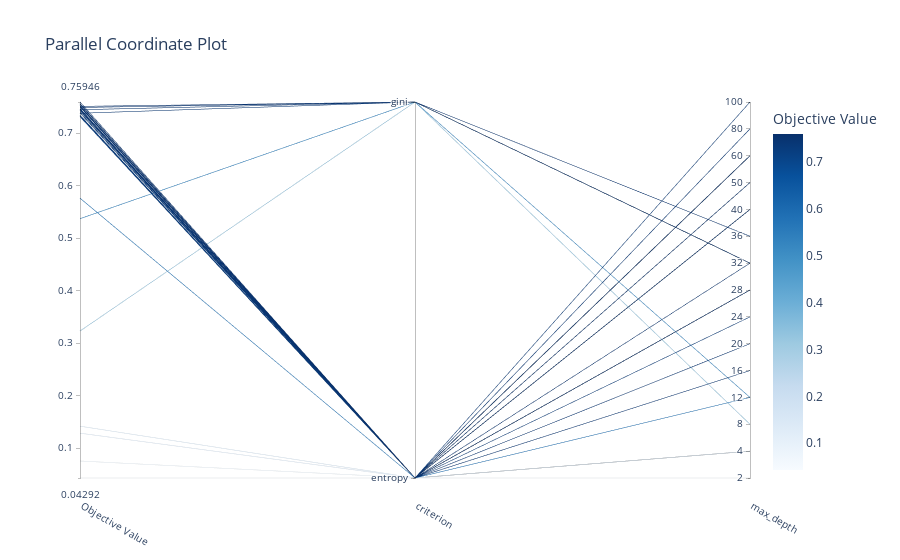

This figure's notebook cell:
### Code cell
# plots the interactive visualization of the high-dimensional parameter relationship
optuna.visualization.plot_parallel_coordinate(study)

### Figure 1 — Plotly figure (JSON) as saved in the notebook; plotly's stock layout.template omitted (floating-point values rounded to 4 significant figures)
{"data": [{"dimensions": [{"label": "Objective Value", "range": [0.04292, 0.7595], "values": [0.04292, 0.07534, 0.1416, 0.1283, 0.323, 0.5763, 0.5371, 0.7455, 0.7472, 0.7344, 0.7564, 0.7502, 0.7431, 0.7331, 0.7559, 0.738, 0.7491, 0.7447, 0.7511, 0.752, 0.7314, 0.7527, 0.7405, 0.7554, 0.7595, 0.7437, 0.7458, 0.7513, 0.7436, 0.7384]}, {"label": "criterion", "range": [0, 1], "ticktext": ["entropy", "gini"], "tickvals": [0, 1], "values": [0, 0, 0, 0, 1, 0, 1, 0, 0, 0, 0, 0, 0, 0, 0, 1, 1, 1, 1, 0, 0, 0, 0, 0, 0, 0, 0, 0, 0, 0]}, {"label": "max_depth", "range": [0, 14], "ticktext": ["2", "4", "8", "12", "16", "20", "24", "28", "32", "36", "40", "50", "60", "80", "100"], "tickvals": [0, 1, 2, 3, 4, 5, 6, 7, 8, 9, 10, 11, 12, 13, 14], "values": [0, 1, 1, 1, 2, 3, 3, 4, 5, 6, 7, 7, 7, 7, 8, 8, 8, 8, 9, 10, 10, 10, 11, 11, 12, 12, 12, 12, 13, 14]}], "labelangle": 30, "labelside": "bottom", "line": {"color": [0.04292, 0.07534, 0.1416, 0.1283, 0.323, 0.5763, 0.5371, 0.7455, 0.7472, 0.7344, 0.7564, 0.7502, 0.7431, 0.7331, 0.7559, 0.738, 0.7491, 0.7447, 0.7511, 0.752, 0.7314, 0.7527, 0.7405, 0.7554, 0.7595, 0.7437, 0.7458, 0.7513, 0.7436, 0.7384], "colorbar": {"title": {"text": "Objective Value"}}, "colorscale": [[0, "rgb(247,251,255)"], [0.125, "rgb(222,235,247)"], [0.25, "rgb(198,219,239)"], [0.375, "rgb(158,202,225)"], [0.5, "rgb(107,174,214)"], [0.625, "rgb(66,146,198)"], [0.75, "rgb(33,113,181)"], [0.875, "rgb(8,81,156)"], [1, "rgb(8,48,107)"]], "reversescale": false, "showscale": true}, "type": "parcoords"}], "layout": {"title": {"text": "Parallel Coordinate Plot"}}}
